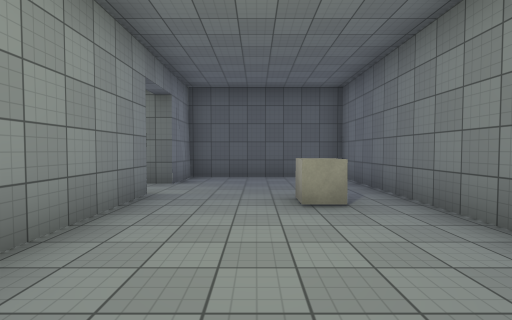
[1] (above)

24 first-person views from a walk through a Unity game level. The camera is 1.5 m above the floor, tilts 2° down and sees 85° across. The floor is counted in squares, 2 m on a side. Each view is taken from the middle of a square. On the plan, view 1 faces up. The plan holds only what a view shows up to about 10 squares ahead; the rest is blank. The place goes on beyond the plan. The player is left out. Surface patterns are stand-ins for the level's own textures.

[2]
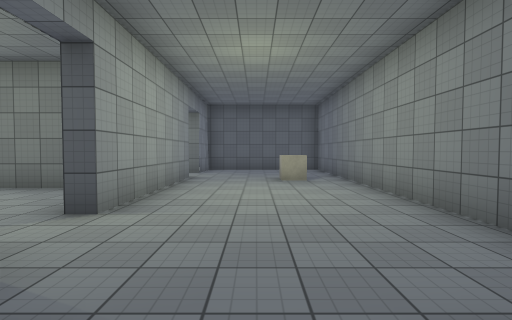

[3]
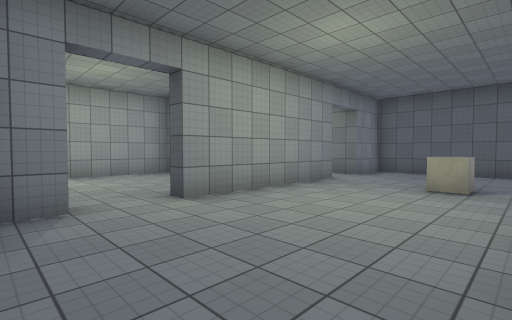

[4]
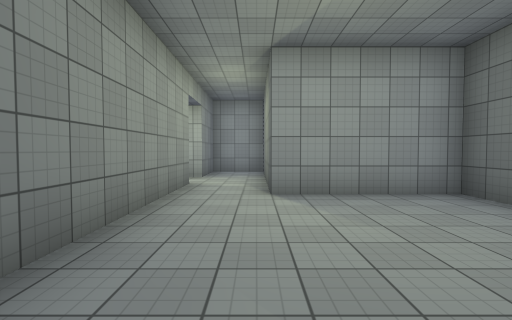

[5]
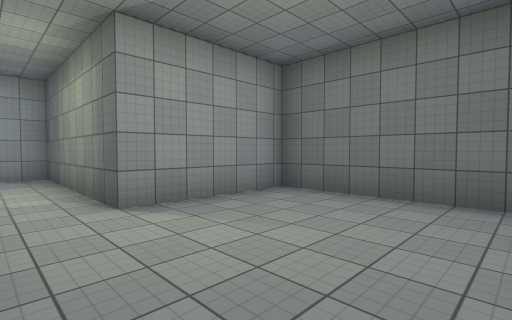

[6]
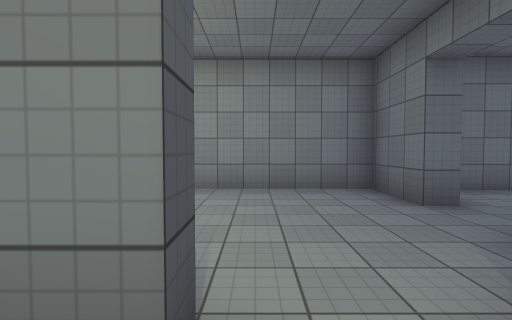

[7]
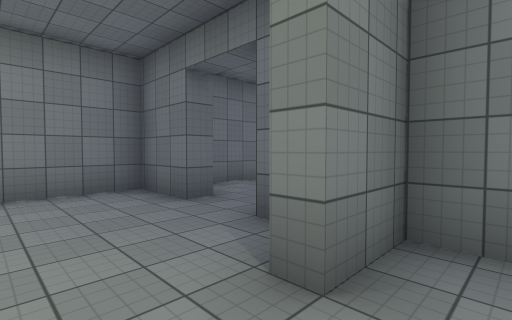

[8]
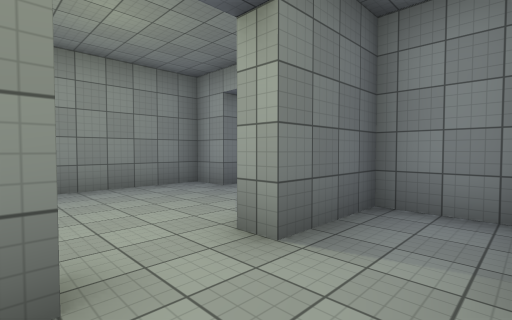

[9]
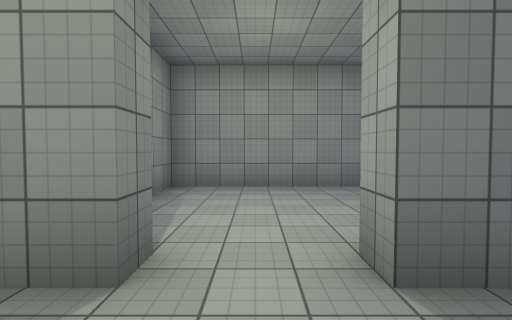

[10]
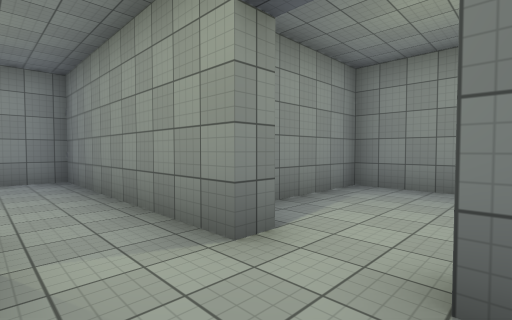

[11]
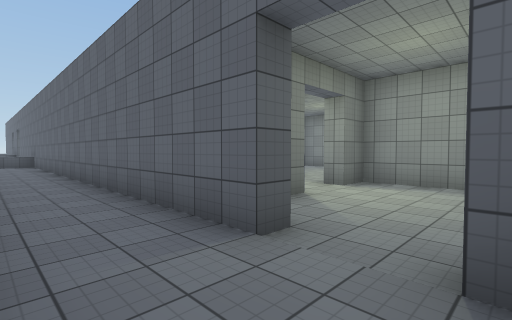

[12]
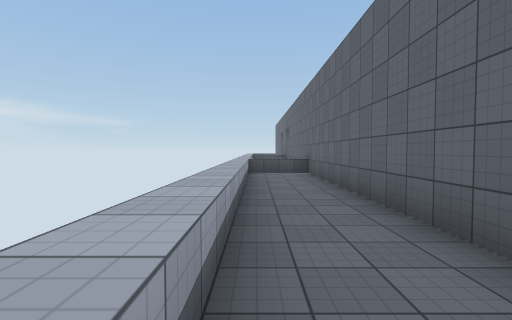

[13]
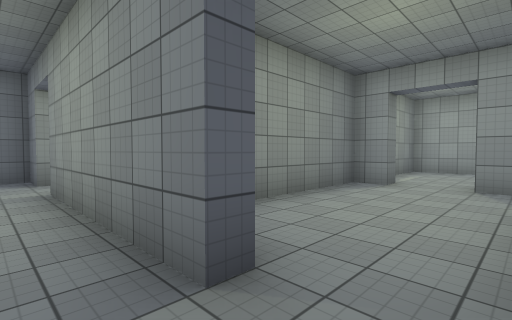

[14]
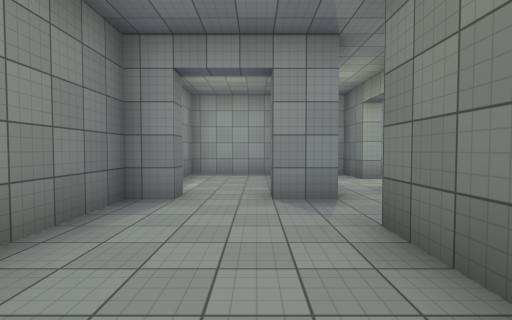

[15]
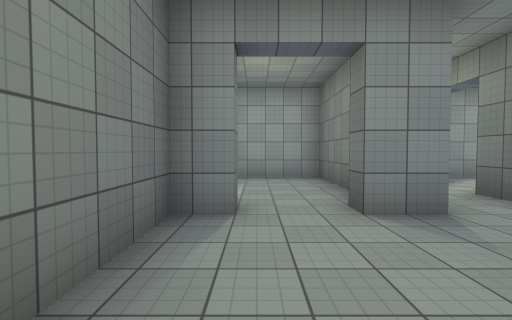

[16]
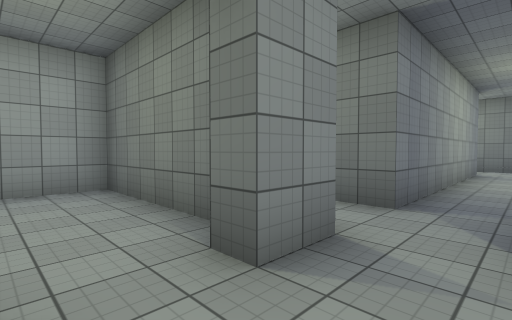

[17]
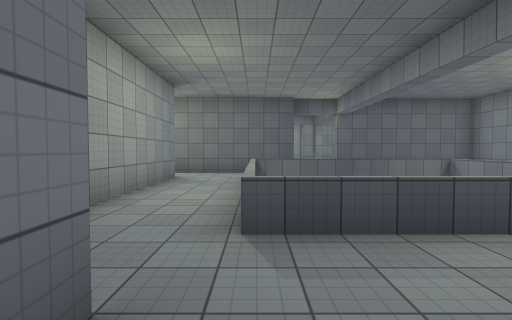

[18]
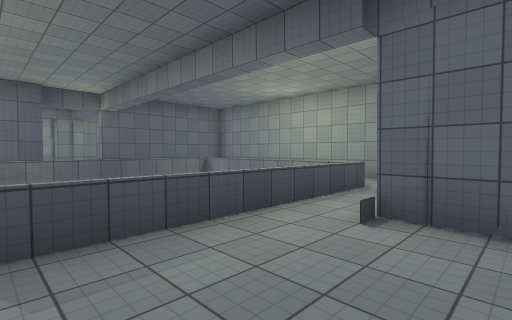

[19]
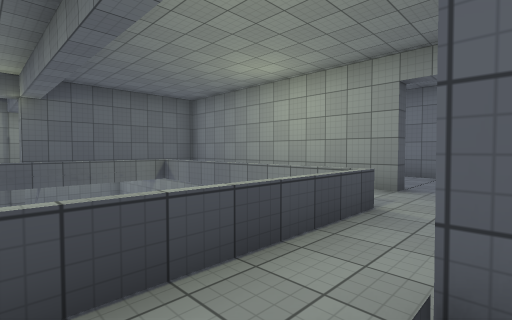

[20]
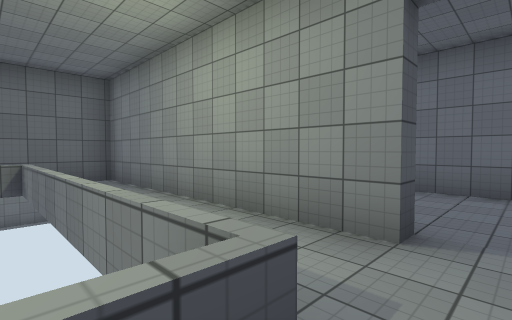

[21]
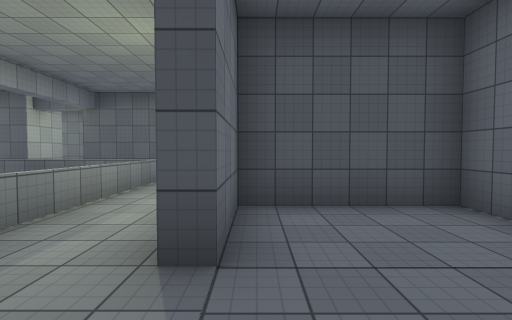

[22]
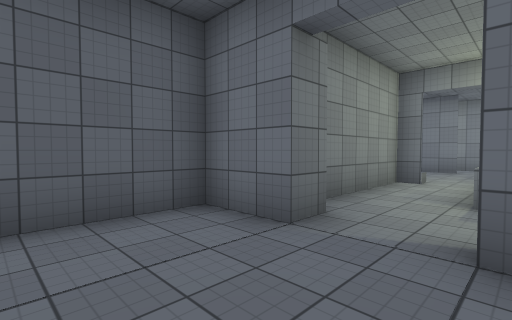

[23]
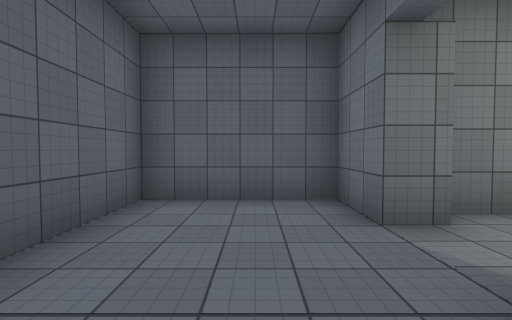

[24]
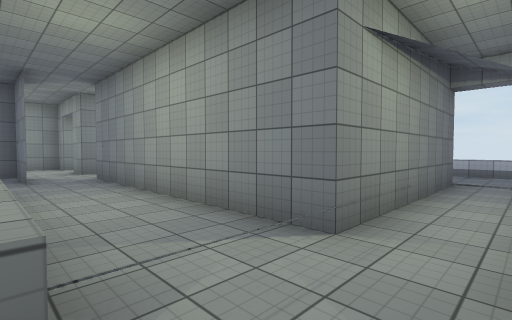

### Floor plan
Key: @ floor where view 1 was taken; # wall or solid block; . floor; = window, fence, low wall or low ledge; ^ raised ledge; C cube.
Columns run from 15 left of view 1 to 6 right of it. Each row starts with its distance up from view 1.
 17        ##### ######
 16 ^..........      .#
 15 ^.........#=====..#
 14 ^  #####..=   ##..#
 13        #..=    #..#
 12        #..=    #.#####
 11        #..=#  ##.#...#
 10    #.  #..======.#...#
  9  ^^#.. #.............#
  8  ..##..#.#...#####...#
  7 ^..#.....#...#...#...#
  6 ^..#####.#####...#####
  5 ^..#..............#
  4 ^..#.........#..C.#
  3 ^..### #######....#
  2 ^..#    #....#....#
  1 ^..#    #....#....#
  0  ..######......@..#
 -1  ..#..............#
 -2  ..#.........#....#
 -3  ..###.########.###
 -4  ..#....#       ..#
 -5  .......#        .#
 -6  ..#....#
 -7    ######

Positions as (right, up) in squares from view 1, and headings:
1: (0, 0), facing up
2: (0, -3), facing up
3: (2, -2), facing up-left
4: (-2, -1), facing left
5: (-3, -2), facing up-left
6: (-3, 0), facing right
7: (-3, 0), facing down-right
8: (-8, -1), facing down-left
9: (-9, -1), facing down
10: (-10, -1), facing down-right
11: (-14, -6), facing up-right
12: (-14, 0), facing up
13: (-1, 6), facing down-left
14: (-3, 5), facing left
15: (-4, 4), facing left
16: (-6, 4), facing up-left
17: (-5, 7), facing up
18: (-5, 7), facing up-right
19: (-3, 8), facing up-right
20: (0, 9), facing up-right
21: (3, 8), facing up
22: (5, 10), facing down-left
23: (4, 11), facing down
24: (-5, 16), facing down-left
